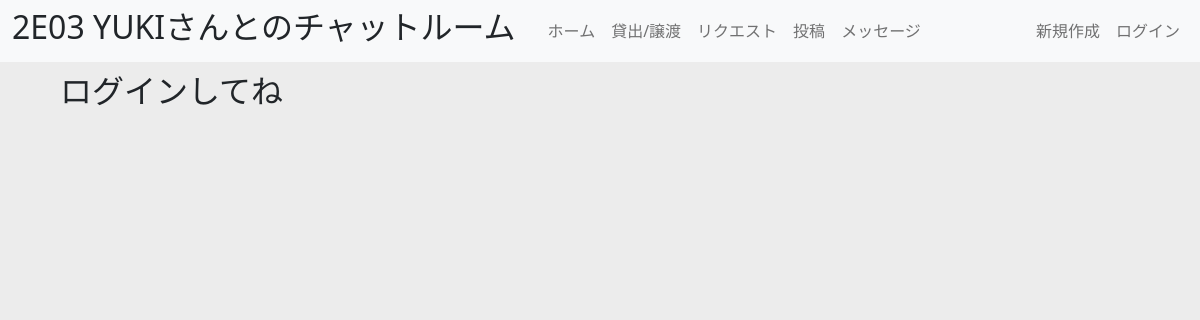
/chat/1/, run on an earlier commit of the app's database.
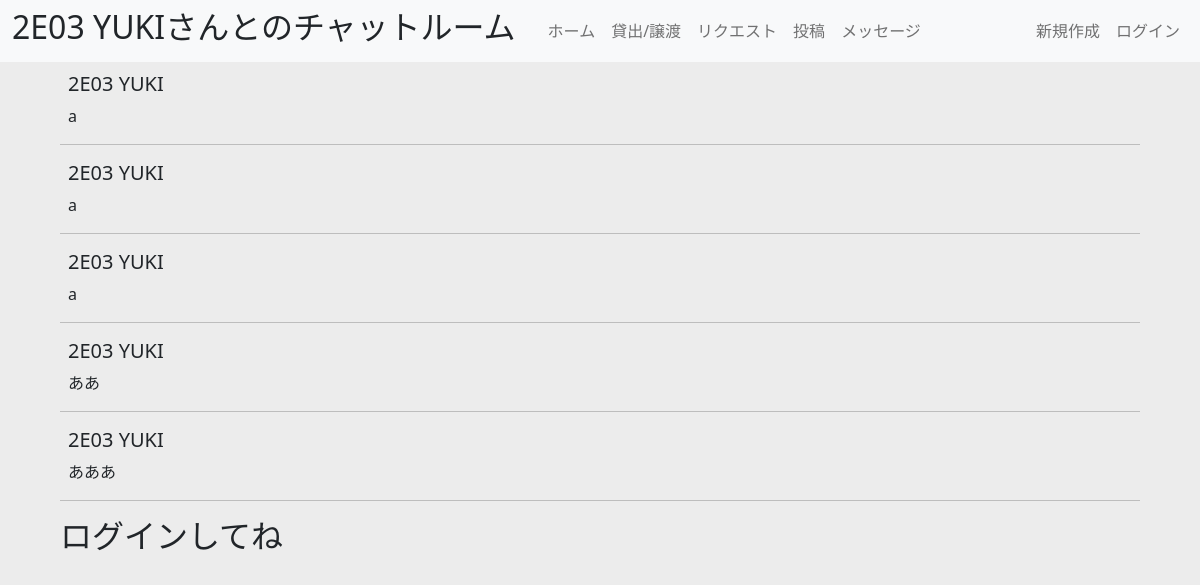
And on a later commit of the database.
### chat/models.py (models this page shows)
class ChatRoom(models.Model):
    user1 = models.ForeignKey(
        Profile,
        on_delete=models.CASCADE,
        related_name='user1',
    )
    user2 = models.ForeignKey(
        Profile,
        on_delete=models.CASCADE,
        related_name='user2',
    )
    latest_date = models.DateTimeField(default=timezone.now)

class Chat(models.Model):
    sender = models.ForeignKey(
        Profile,
        on_delete=models.CASCADE,
    )
    text = models.TextField(max_length=200)
    room = models.ForeignKey(
        ChatRoom,
        on_delete=models.CASCADE,
    )

### accounts/models.py (models this page shows)
class Profile(models.Model):
    user_name = models.CharField(max_length=50)
    room_number = models.CharField(max_length = 4)
    profile_image = models.ImageField(null = True, default='icons/neko.jpg')
    user = models.ForeignKey(
        User,
        on_delete=models.CASCADE,
    )

### chat/views.py (the view)
# urls.py: path('chat/<int:room_id>/', views.room, name='room'),
def room(request, room_id):
    room = ChatRoom.objects.get(pk=room_id)
    chats = Chat.objects.filter(room = room_id)
    form = ChatForm()
    try:
        user = Profile.objects.get(user = request.user)
        context = {
        'room_name_json': mark_safe(json.dumps(room_id)),
        'room' : room,
        'user' : user,
        'form' : form,
        'chats' : chats,
        }
    except:
        context = {
        'room_name_json': mark_safe(json.dumps(room_id)),
        'room' : room,
        'form' : form,
        'chats' : chats,
        }
    return render(request, 'chat/room.html', context)

### chat/templates/chat/room.html (shortened to what this page needs)
{% extends 'app1/base.html' %}
{% load static %}
{% load widget_tweaks %}
{% block header %}
{% if room.user1 == user %}
{{ room.user2.room_number }} {{ room.user2.user_name }}さんとのチャットルーム
{% else %}
{{ room.user1.room_number }} {{ room.user1.user_name }}さんとのチャットルーム
{% endif %}
{% endblock header %}
{% block content %}
<div class="container mt-4">
    <div class="chat">
        <ul class="ps-0" id="list_message">
            {% for chat in chats %}
            <li class="ps-2" style="list-style : none;">
                <h5> {{ chat.sender.room_number }} {{ chat.sender.user_name }}</h5>
                <p>{{ chat.text }}</p>
            </li>
            <hr>
            {% endfor %}
        </ul>
    </div>
    {% if user.id %}
    <div class="form">
        <form method="POST" action="">
            {% csrf_token %}
            <div class="mb-3">
                {% render_field form.text class="form-control" id="chat-message-input" %}
            </div>
            <input class="btn btn-primary btn-sm" id="chat-message-submit" type="button" value="送信">
        </form>
    </div>
    {% else %}
    <div class="message">
        <h2>ログインしてね</h2>
    </div>
    {% endif %}
</div>
{% endblock content %}

### app1/templates/app1/base.html (shortened to what this page needs)
{% load static %}
<!DOCTYPE html>
<html>
<head>
    <link rel="stylesheet" href="https://cdn.jsdelivr.net/npm/bootstrap@5.2.1/dist/css/bootstrap.min.css"
>
    <link rel="stylesheet" href="{% static 'css/ai_share.css' %}">
</head>
<body style="background-color: #ECECEC">
    <header>
        <div class="navbar navbar-expand-lg navbar-light fixed-top bg-light">
            <div class="container-fluid">
                <h2 class="text-center me-4">
                    {% block header %}{% endblock header %}
                </h2>
                <div class="collapse navbar-collapse" id="navbarSupportedContent">
                    {% if user.id %}
                    <ul class="navbar-nav me-auto mb-2 mb-lg-0">
                        <li class="nav-item">
                            <a class="nav-link" href="{% url 'index' %}">ホーム</a>
                        </li>
                        <li class="nav-item">
                            <a class="nav-link" href="{% url 'lending' %}">貸出/譲渡</a>
                        </li>
                        <li class="nav-item">
                            <a class="nav-link" href="{% url 'request' %}">リクエスト</a>
                        </li>
                        <li class="nav-item">
                            <a class="nav-link" href="{% url 'item_upload' %}">投稿</a>
                        </li>
                        <li class="nav-item">
                            <a class="nav-link" href="{% url 'chat' %}">メッセージ</a>
                        </li>
                    </ul>
                    <ul class="navbar-nav mb-2 me-2 mb-lg-0">
                        <li class="nav-item">
                            <a class="nav-link" href="{% url 'user_profile' %}">マイページ</a>
                        </li>
                    </ul>
                    <ul class="navbar-nav mb-2 mb-lg-0">
                        <li class="nav-item">
                            <a class="nav-link" href="{% url 'logout' %}">ログアウト</a>
                        </li>
                    </ul>
                </div>
                    {% else %}
                    <ul class="navbar-nav me-auto mb-2 mb-lg-0">
                        <li class="nav-item">
                            <a class="nav-link" href="{% url 'index' %}">ホーム</a>
                        </li>
                        <li class="nav-item">
                            <a class="nav-link" href="{% url 'social:begin' 'google-oauth2' %}">貸出/譲渡</a>
                        </li>
                        <li class="nav-item">
                            <a class="nav-link" href="{% url 'social:begin' 'google-oauth2' %}">リクエスト</a>
                        </li>
                        <li class="nav-item">
                            <a class="nav-link" href="{% url 'social:begin' 'google-oauth2' %}">投稿</a>
                        </li>
                        <li class="nav-item">
                            <a class="nav-link" href="{% url 'social:begin' 'google-oauth2' %}">メッセージ</a>
                        </li>
                    </ul>
                    <ul class="navbar-nav mb-2 mb-lg-0">
                        <li class="nav-item">
                            <a class="nav-link" href="{% url 'register' %}">新規作成</a>
                        </li>
                        <li class="nav-item">
                            <a class="nav-link" href="{% url 'social:begin' 'google-oauth2' %}">ログイン</a>
                        </li>
                    </ul>
                    {% endif %}
            </div>
        </div>
    </header>
    <main>
        <div class="p-5 mb-4 rounded">
            {% block content %}
            {% endblock content %}
        </div>
    </main>
</body>

### app1/static/css/ai_share.css (style rules this page uses)
a { color: #333333; }
hr { color: #333333; }

What changed in the data, as far as the page shows it:
added Chat: sender.room_number "2E03", sender.user_name "YUKI", text "a"
added Chat: sender.room_number "2E03", sender.user_name "YUKI", text "a"
added Chat: sender.room_number "2E03", sender.user_name "YUKI", text "a"
added Chat: sender.room_number "2E03", sender.user_name "YUKI", text "ああ"
added Chat: sender.room_number "2E03", sender.user_name "YUKI", text "あああ"
